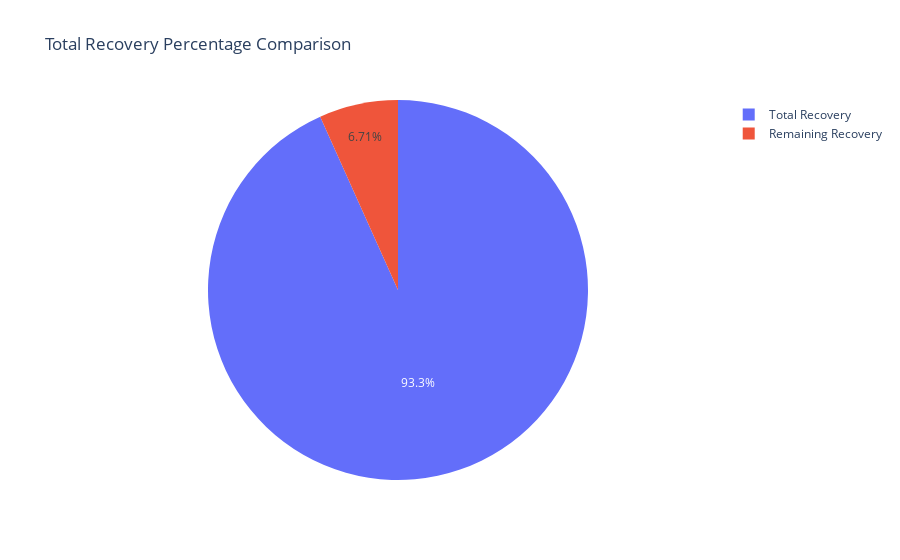
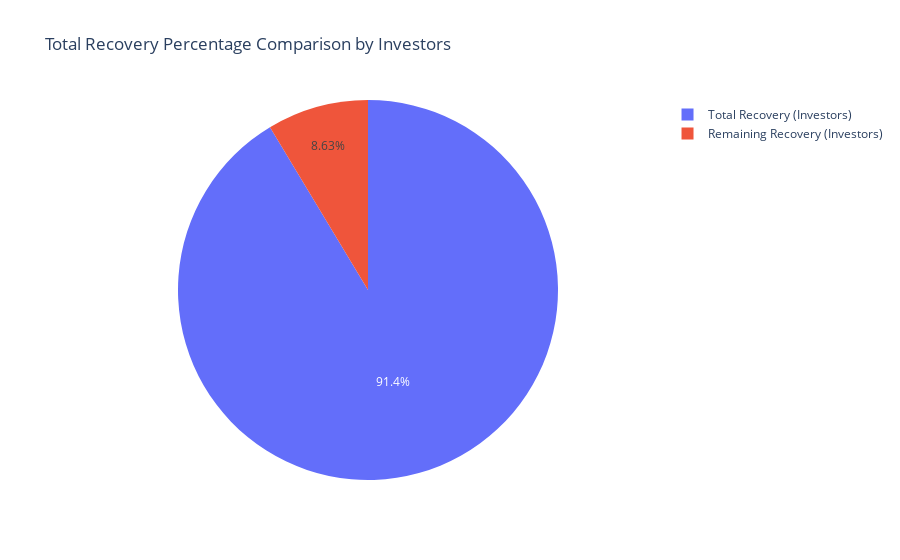

The notebook cell saved with these charts, in order:
### Markdown cell above
## Current state of loans

What **percentage of the loans are recovered against the investor funding and the total amount funded and visualise your results** on an appropriate graph. 

*funded_amount = The total amount committed to the loan at that point in time*
*funded_amount_inv =  The total amount committed by investors for that loan at that point in time*
*total_payment = Payments received to date for total amount funded*

### Code cell
total_recovery_percentage_investors = df_info.calculate_column_percentage('total_payment', 'funded_amount_inv')
print(f"Total recovery percentage against funded amount is : {total_recovery_percentage_investors:.2f}%")
print(f"Total recovery percentage not against funded amount is :{100 - total_recovery_percentage_investors:.2f}%")
remaining_total_recovery_percentage_investors = 100 - total_recovery_percentage_investors

plotter.plot_pie_chart(labels_column=['Total Recovery', 'Remaining Recovery'],
                             values_column=[total_recovery_percentage_investors, remaining_total_recovery_percentage_investors],
                             title='Total Recovery Percentage Comparison')

total_recovery_percentage = df_info.calculate_column_percentage('total_payment', 'funded_amount')
print(f"Total recovery percentage against funded amount by investors is : {total_recovery_percentage:.2f}%")
print(f"Total recovery percentage not against funded amount by investors is : {100 - total_recovery_percentage:.2f}%")
remaining_total_recovery_percentage = 100 - total_recovery_percentage

plotter.plot_pie_chart(labels_column=['Total Recovery (Investors)', 'Remaining Recovery (Investors)'],
                             values_column=[total_recovery_percentage, remaining_total_recovery_percentage],
                             title='Total Recovery Percentage Comparison by Investors')

### Figure 1 — Plotly figure (JSON) as saved in the notebook; plotly's stock layout.template omitted (floating-point values rounded to 4 significant figures)
{"data": [{"domain": {"x": [0, 1], "y": [0, 1]}, "hovertemplate": "label=%{label}<br>value=%{value}<extra></extra>", "labels": ["Total Recovery", "Remaining Recovery"], "legendgroup": "", "name": "", "showlegend": true, "type": "pie", "values": [93.29, 6.714]}], "layout": {"legend": {"tracegroupgap": 0}, "title": {"text": "Total Recovery Percentage Comparison"}}}

### Figure 2 — Plotly figure (JSON) as saved in the notebook; plotly's stock layout.template omitted (floating-point values rounded to 4 significant figures)
{"data": [{"domain": {"x": [0, 1], "y": [0, 1]}, "hovertemplate": "label=%{label}<br>value=%{value}<extra></extra>", "labels": ["Total Recovery (Investors)", "Remaining Recovery (Investors)"], "legendgroup": "", "name": "", "showlegend": true, "type": "pie", "values": [91.37, 8.627]}], "layout": {"legend": {"tracegroupgap": 0}, "title": {"text": "Total Recovery Percentage Comparison by Investors"}}}
